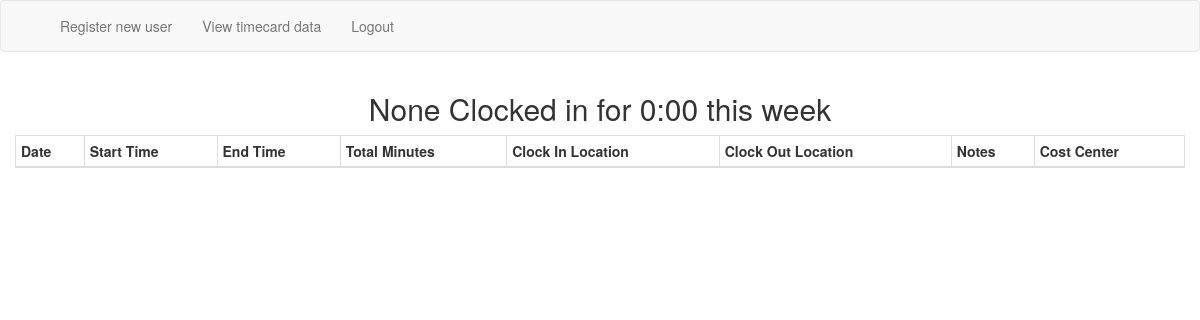
The page /employee/4 (signed in) on the database as committed earlier.
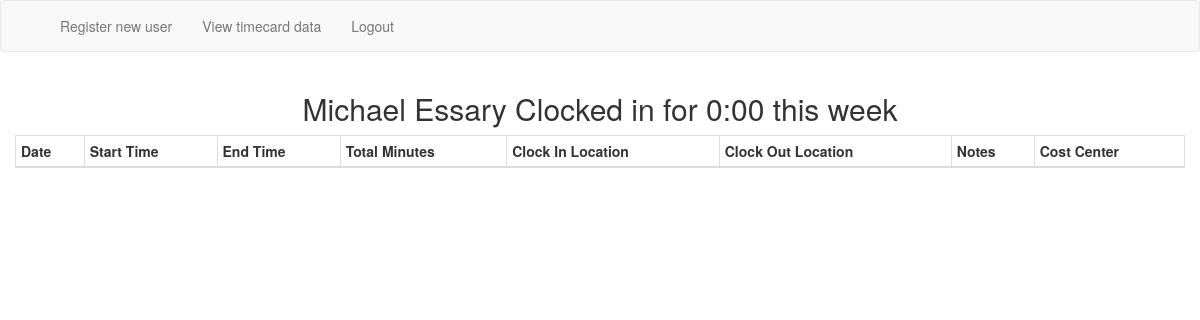
The same page on the database as committed later.
### app/models.py (models this page shows, shortened)
class User(UserMixin, db.Model):
    id = db.Column(db.Integer, primary_key = True)
    username = db.Column(db.String(64), index = True, unique = True)
    realname = db.Column(db.String(128))
    email = db.Column(db.String(128),unique=True)
    password_hash = db.Column(db.String(128))
    usertype = db.Column(db.Integer, db.ForeignKey('role.id'))
    def __repr__(self):
        return '{}'.format(self.realname)

### app/routes.py (the view)
@app.route('/employee/<employee>', methods=['GET','POST'])
@login_required
def employee(employee):
    today = date.today()
    idx = (today.weekday() + 1) % 7
    saturday = today - timedelta(1 + idx)
    friday = today + timedelta(5 + idx)
    q = Timesheet.query.filter(Timesheet.starttime.between(saturday, friday),
                               Timesheet.employee == employee).all()
    e = User.query.filter_by(id = employee).first()
    costcenterchoices = [(c.name) for c in CostCenter.query.all()]
    tcit = getTotalClockedInTime(employee)
    hoursClockedIn = floor(int(tcit) / 60)
    minutesClockedIn = int(tcit) % 60
    return render_template("showtime.html", title="Employee Clock In Details", data = q, employee = e,
                           costcenter=costcenterchoices,
                           clockedintime = str(hoursClockedIn) + ":" + str(minutesClockedIn).zfill(2))

### app/models.py (called while the page is built)
@login.user_loader
def load_user(id):
    return User.query.get(int(id))

### app/routes.py (called while the page is built)
def getTotalClockedInTime(id):
    totalClockedInTime = 0
    today = date.today()
    idx = (today.weekday() + 1) % 7
    saturday = today - timedelta(1 + idx)
    friday = today + timedelta(5 + idx)
    print(saturday)
    print(friday)
    q = Timesheet.query.filter(Timesheet.starttime.between(saturday,friday), Timesheet.employee == id).all()
    for row in q:
        if row.totaltime is not None:
            totalClockedInTime += int(row.totaltime)
    return totalClockedInTime

### app/templates/showtime.html (shortened to what this page needs)
{% extends "adminbase.html" %}
{% block content %}
    <div class="container center"><h2 align="center">{{ employee }} Clocked in for {{ clockedintime }} this week</h2></div>
    <div class="container-fluid">
    <table class="table table-hover table-bordered table-condensed table-responsive table-striped">
        <thead class="thead-dark">
            <tr>
                <th scope="col">Date</th>
                <th scope="col">Start Time</th>
                <th scope="col">End Time</th>
                <th scope="col">Total Minutes</th>
                <th scope="col">Clock In Location</th>
                <th scope="col">Clock Out Location</th>
                <th scope="col">Notes</th>
                <th scope="col">Cost Center</th>
            </tr>
        </thead>
    </table>
    </div>
{% endblock %}

### app/templates/adminbase.html (shortened to what this page needs)
{% extends 'bootstrap/base.html' %}
{% block navbar %}
    <nav class="navbar navbar-default">
        <div class="container">
            <div class="collapse navbar-collapse" id="bs-example-navbar-collapse-1">
                <ul class="nav navbar-nav">
                    <li><a href="{{ url_for('register') }}">Register new user</a></li>
                    <li><a href="{{ url_for('selectemployee') }}">View timecard data</a></li>
                    <li><a href="{{ url_for('logout') }}">Logout</a></li>
                </ul>
            </div>
        </div>
    </nav>
{% endblock %}

Rows that differ between the two databases and show on the page:
added User: realname "Michael Essary"
Other text that changed with them:
{{ employee }}: "None" → (not shown)
